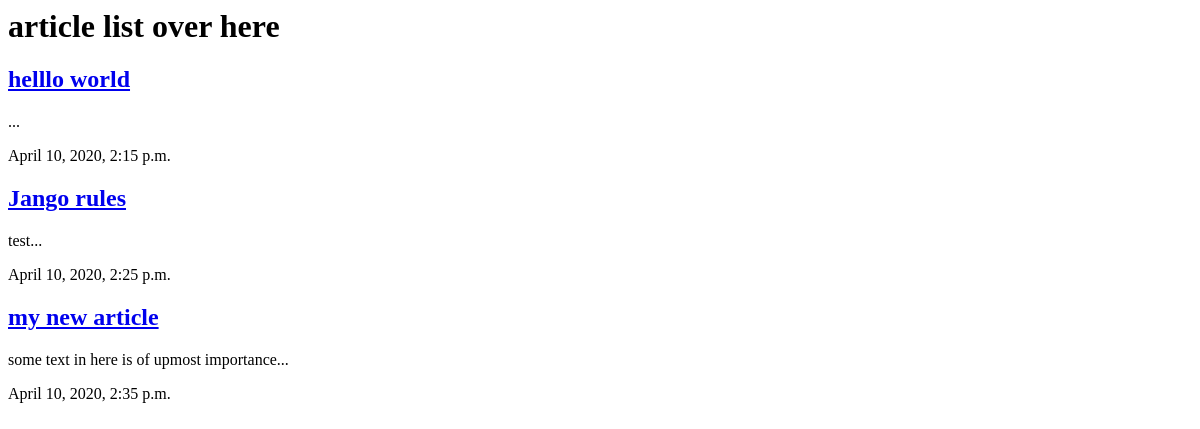
The page /articles/ on the database as committed earlier.
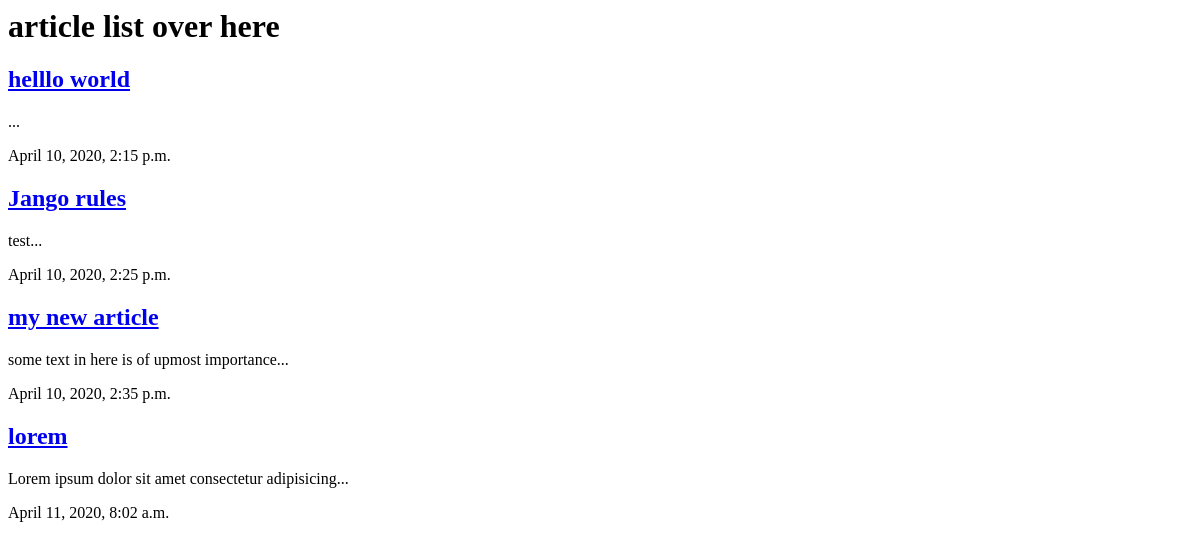
The same page on the database as committed later.
### articles/models.py (models this page shows, shortened)
class Article(models.Model):
    title = models.CharField(max_length=100)
    slug = models.SlugField()
    body = models.TextField()
    date = models.DateTimeField(auto_now_add=True)
    col_test = models.CharField(default="", max_length=100)
    def snippet(self):
        return self.body[:50]

### articles/views.py (the view)
# urls.py: path('', views.article_list),
def article_list(request):
    articles = Article.objects.all().order_by('date')
    return render(request, 'articles/article_list.html', {'articles': articles})

### articles/templates/articles/article_list.html (shortened to what this page needs)
<html lang="en">
  <head>
  </head>
  <body>
    <h1>article list over here</h1>
    <div id="articles">
      {% for article in articles %}
      <div class="article">
        <h2><a href="#">{{article.title}}</a></h2>
        <p>{{article.snippet}}...</p>
        <p>{{article.date}}</p>
      </div>
      {% endfor %}
    </div>
  </body>
</html>

Rows that differ between the two databases and show on the page:
added Article: title "lorem", snippet "Lorem ipsum dolor sit amet consectetur adipisicing", date "April 11, 2020, 8:02 a.m."
